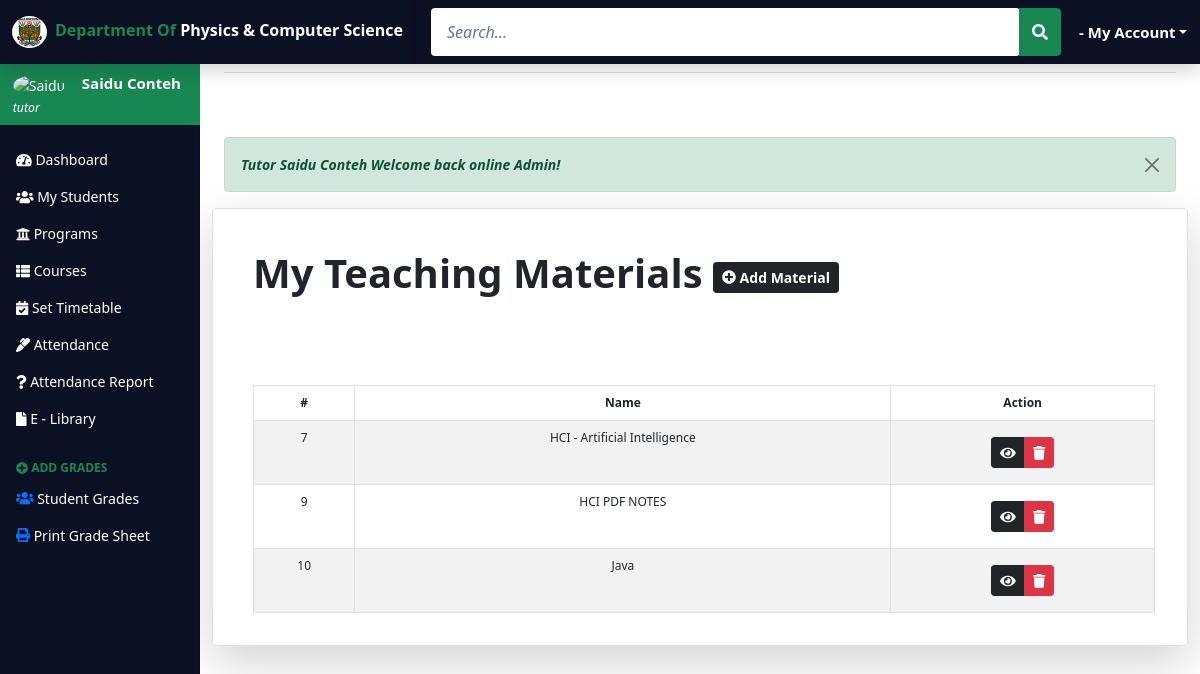
Page /tutor/faculty-add-material.php (signed in) on the committed database.
### tables this page shows
CREATE TABLE IF NOT EXISTS `tblcoursematerial` (
  `mat_ID` int(11) NOT NULL AUTO_INCREMENT,
  `matname` varchar(50) DEFAULT NULL,
  `matcontent` varchar(255) DEFAULT NULL,
  `tut_ID` int(11) DEFAULT NULL,
  `prog_ID` int(11) DEFAULT NULL,
  `level_ID` int(11) DEFAULT NULL,
  `sem_ID` int(11) DEFAULT NULL,
  PRIMARY KEY (`mat_ID`),
  KEY `tut_ID` (`tut_ID`),
  KEY `prog_ID` (`prog_ID`),
  KEY `level_ID` (`level_ID`),
  KEY `sem_ID` (`sem_ID`)
);

### tutor/faculty-add-material.php (the view, shortened to what this page needs)
<?php
 require 'faculty-dashboard-header.php';
 require 'faculty-dashboard-sidebar.php';
?>
    <main class="col-md-9 ms-sm-auto col-lg-10 px-md-4 mt-5">
<div class="row">
<div class="col-md-12">
<div class="my-5">
        <?php
            if(isset($_SESSION['status']) && ($_SESSION['type'] == "success"))
            {
                ?>
                    <div class="alert alert-success alert-dismissible fade show fw-bold fst-italic mt-3" role="alert">
                    <strong>Tutor <?php echo $_SESSION['firstname']." ".$_SESSION['lastname']; ?> </strong> <?php echo $_SESSION['status']; ?>
                    <button type="button" class="btn-close" data-bs-dismiss="alert" aria-label="Close"></button>
                    </div>
                <?php
            }else if (isset($_SESSION['status']) && ($_SESSION['type'] == "error")){
            ?>
                    <div class="alert alert-danger alert-dismissible fade show fw-bold fst-italic" role="alert">
                            <strong>Tutor <?php echo $_SESSION['firstname']." ".$_SESSION['lastname']; ?></strong> <?php echo $_SESSION['status']; ?>
                            <button type="button" class="btn-close" data-bs-dismiss="alert" aria-label="Close"></button>
                            </div>
                    <?php
                         unset($_SESSION['status']);
                    }
                ?>
    <div class="row p-4 pb-0 pe-lg-3 align-items-center rounded-3 border shadow-lg">
      <div class="p-3 pt-lg-3">
        <h6 class="display-6 fw-bold lh-2 mb-3">My Teaching Materials  <span class="btn btn-dark btn-sm fw-bold" data-bs-toggle="modal" data-bs-target="#Modal3">
     <i class="fas fa-plus-circle"></i> Add Material</span></h6>
    <div class="row row-cols-1 row-cols-lg-3 align-items-stretch g-4 py-5">
    </div>
<div class="row">
<div class="col-md-12">
<table class="table table-striped table-bordered table-hover table-responsive" style="font-size:12px" cellspacing="0">
<thead>
<tr class="text-center">
        <th>#</th>
        <th>Name</th>
        <th>Action</th>
</tr>
</thead>
<tbody>
<tr class="text-center">
<?php
require '../includes/connection.php';
      $tut_id = $_SESSION['id'];
      $sql = "SELECT * FROM tblcoursematerial
      JOIN tbltutor ON tbltutor.id = tblcoursematerial.tut_ID
      JOIN tblprograms ON tblprograms.prog_ID = tblcoursematerial.prog_ID
      JOIN tbllevel ON tbllevel.level_ID = tblcoursematerial.level_ID
      JOIN tblsemester ON tblsemester.sem_ID = tblcoursematerial.sem_ID
      WHERE tblcoursematerial.tut_ID = '$tut_id'";
      $result = mysqli_query($conn, $sql);
      $rowCount = mysqli_num_rows($result);
      if ($rowCount > 0){
      while ($row = mysqli_fetch_assoc($result)){ ?>
      <td class="text-center"><?php echo $row['mat_ID'];?></td>
      <td class="text-center"><?php echo $row['matname'];?></td>
      <td class="text-center">
      <div class="btn-group py-2">
                  <a href="../<?php echo $row['matcontent'];?>" class="text-white mr-2 text-decoration-none btn btn-dark btn-sm" title="View" target="_blank"> <i class="fas fa-eye"></i> </a>
                  <a href="controller.php?facultydeletematerial=<?php echo $row['mat_ID'];?>" class="text-white mr-2 text-decoration-none btn btn-danger btn-sm editbtn"  title="delete" onclick="return confirm('Do you want to remove this course material?')";> <i class="fas fa-trash"></i> </a>
      </div>
      </td>
      </tr>
<?php }
        }
        ?>
</tbody>
</table>
</div>
</div>
      </div>
    </div>
  </div>
</div>
</div>
</div>
<?php require 'faculty-dashboard-footer.php';?>

### assets/css/dashboard.css (style rules this page uses)
:root { --bs-blue: #0d6efd; --bs-indigo: #6610f2; --bs-purple: #6f42c1; --bs-pink: #d63384; --bs-red: #dc3545; --bs-orange: #fd7e14; --bs-yellow: #ffc107; --bs-green: #198754; --bs-teal: #20c997; --bs-cyan: #0dcaf0; --bs-white: #fff; --bs-gray: #6c757d; --bs-gray-dark: #343a40; --bs-primary: #0d6efd; --bs-secondary: #6c757d; --bs-success: #198754; --bs-info: #0dcaf0; --bs-warning: #ffc107; --bs-danger: #dc3545; --bs-light: #f8f9fa; --bs-dark: #212529; --dark: #0c1023; --bs-font-sans-serif: system-ui,-apple-system,"Segoe UI",Roboto,"Helvetica Neue",Arial,"Noto Sans","Liberation Sans",sans-serif,"Apple Color Emoji","Segoe UI Emoji","Segoe UI Symbol","Noto Color Emoji"; --bs-font-monospace: SFMono-Regular,Menlo,Monaco,Consolas,"Liberation Mono","Courier New",monospace; --bs-gradient: linear-gradient(180deg, rgba(255, 255, 255, 0.15), rgba(255, 255, 255, 0)); }
body { font-size: .875rem; }
.text-center { text-align: center !important; }

### rows in the picture
tblcoursematerial: mat_ID "7", matname "HCI - Artificial Intelligence"
tblcoursematerial: mat_ID "9", matname "HCI PDF NOTES"
tblcoursematerial: mat_ID "10", matname "Java"

### other values in the picture
$_SESSION['firstname'] "Saidu"
$_SESSION['lastname'] "Conteh"
$_SESSION['status'] "Welcome back online Admin!"
